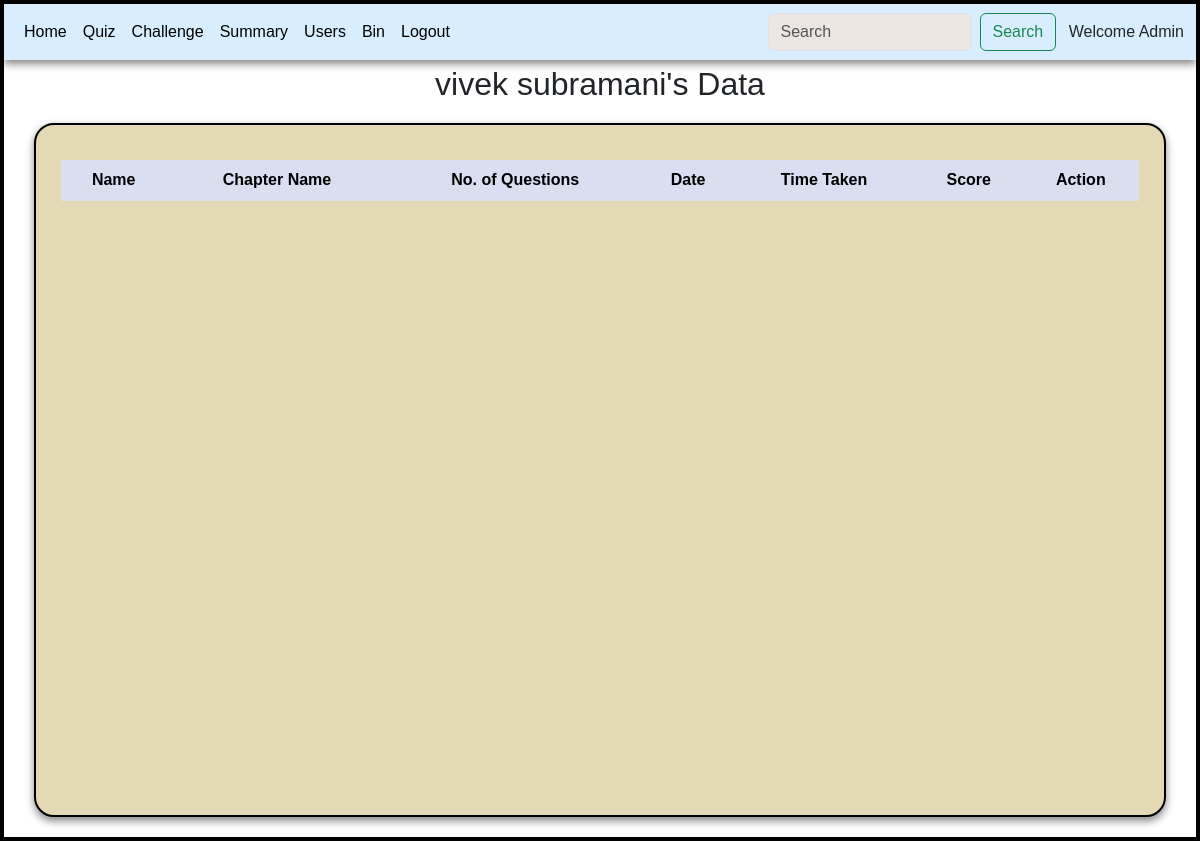
The page /inspect/2 on the database as committed earlier.
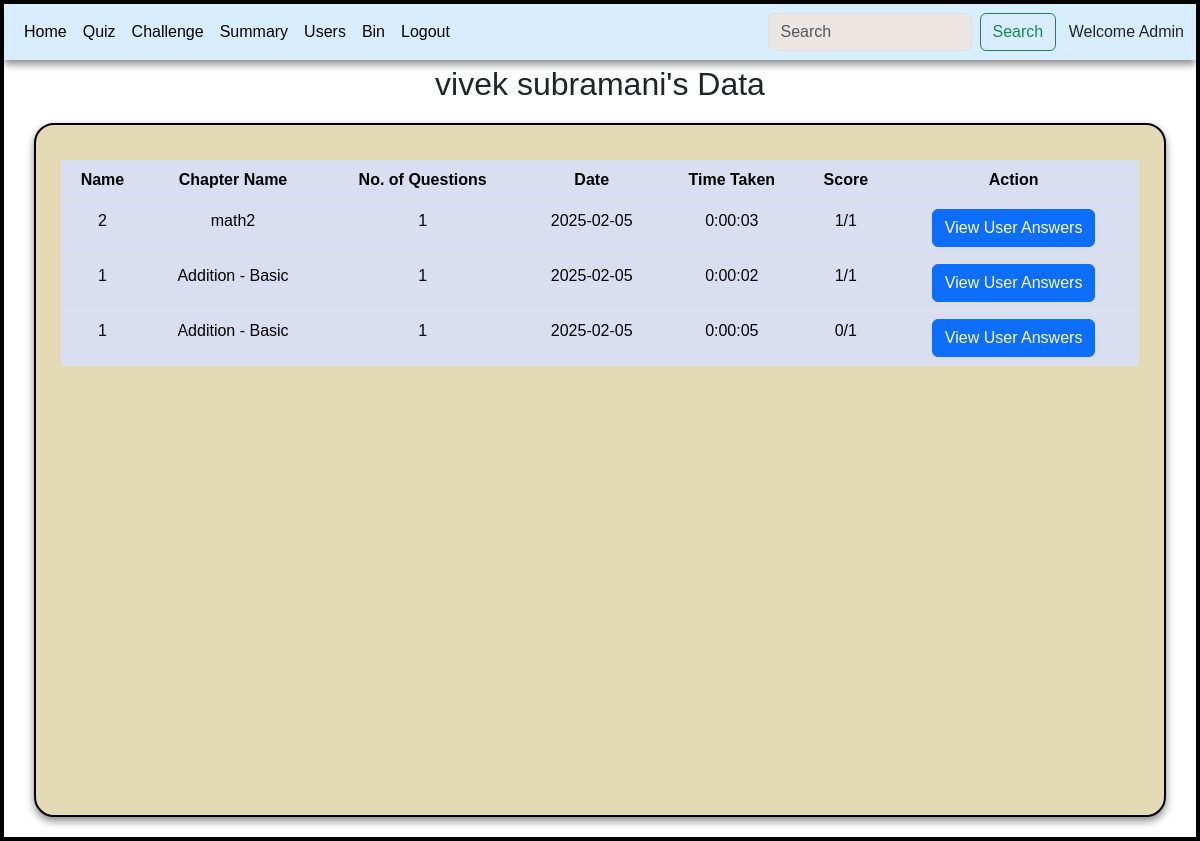
The same page on the database as committed later.
### controllers/models.py (models this page shows)
class Score(db.Model):
    id = db.Column(db.Integer, primary_key=True)
    quiz_id = db.Column(db.Integer)
    chapter_name = db.Column(db.String())
    noq = db.Column(db.Integer)
    qdate = db.Column(db.Date())
    total_score = db.Column(db.Integer)
    user_id = db.Column(db.Integer, db.ForeignKey('user.id'))
    time_taken = db.Column(db.String())
    selected_answers = db.Column(db.String())
    userdata = db.relationship('Userdata', backref='score')

### controllers/main.py (the view)
@app.route('/inspect/<int:user_id>')
def inspect(user_id):
    user = User.query.filter_by(id=user_id).first()
    score = Score.query.filter_by(user_id=user_id)
    return render_template('user_more_data.html', user=user, score=score)

### templates/user_more_data.html (shortened to what this page needs)
<!DOCTYPE html>
<html lang="en">
<head>
    <link rel="stylesheet" href="/static/style.css">
    <link href="https://cdn.jsdelivr.net/npm/bootstrap@5.3.3/dist/css/bootstrap.min.css" rel="stylesheet">
</head>
<body>
    <div id="main">
        <div id="canvas">
          <nav class="navbar navbar-expand-lg bg-body-dark" id="nav">
            <div class="container-fluid">
              <div class="collapse navbar-collapse" id="navbarSupportedContent">
                <ul class="navbar-nav me-auto mb-2 mb-lg-0">
                  <li class="nav-item">
                    <a class="nav-link active" aria-current="page" href="/admin">Home</a>
                  </li>
                  <li class="nav-item">
                    <a class="nav-link active" aria-current="page" href="/quizmantemp">Quiz</a>
                  </li>
                  <li class="nav-item">
                    <a class="nav-link active" aria-current="page" href="/challengeque">Challenge</a>
                  </li>
                  <li class="nav-item">
                    <a class="nav-link active" aria-current="page" href="#">Summary</a>
                  </li>
                  <li class="nav-item">
                    <a class="nav-link active" aria-current="page" href="/usersdata">Users</a>
                  </li>
                  <li class="nav-item">
                    <a class="nav-link active" aria-current="page" href="/bin">Bin</a>
                  </li>
                  <li class="nav-item">
                    <a class="nav-link active" aria-current="page" href="/userlogin">Logout</a>
                  </li>
                </ul>
                <form class="d-flex" role="search">
                  <input class="form-control me-2" type="search" placeholder="Search" aria-label="Search" style="background-color: #ece6e3;">
                  <button class="btn btn-outline-success" type="submit">Search</button>
                </form>
              </div>
              <span>&ensp; Welcome Admin</span>
            </div>
          </nav>
          <h2 style="text-align: center;margin-top: 5px;">{{user.fullname}}'s Data</h2>
          <div class="table-div" id="canvas">
            <table class="table table-hover" id="table-body">
              <thead>
                <tr>
                  <th scope="col">Name</th>
                  <th scope ="col">Chapter Name</th>
                  <th scope="col">No. of Questions</th>
                  <th scope="col">Date</th>
                  <th scope="col">Time Taken</th>
                  <th scope="col">Score</th>
                  <th scope="col">Action</th>
                </tr>
              </thead>
              <tbody>
                {% for s in score %}
                  <tr>
                    <td>{{s.quiz_id}}</td>
                    <td>{{s.chapter_name}}</td>
                    <td>{{s.noq}}</td>
                    <td>{{s.qdate}}</td>
                    <td>{{s.time_taken}}</td>
                    <td>{{s.total_score}}/{{s.noq}}</td>
                    <td>
                      <a href='/view_user_answers/{{ s.quiz_id }}/{{ user.fullname }}/{{s.id}}' class="btn btn-primary">View User Answers</a>
                    </td>
                  </tr>
                {% endfor %}
              </tbody>
            </table>
          </div>
        </div>
    </div>
</body>
</html>

Rows that differ between the two databases and show on the page:
added Score: quiz_id "2", chapter_name "math2", noq "1", qdate "2025-02-05", time_taken "0:00:03", total_score "1"
added Score: quiz_id "1", chapter_name "Addition - Basic", noq "1", qdate "2025-02-05", time_taken "0:00:02", total_score "1"
added Score: quiz_id "1", chapter_name "Addition - Basic", noq "1", qdate "2025-02-05", time_taken "0:00:05", total_score "0"
